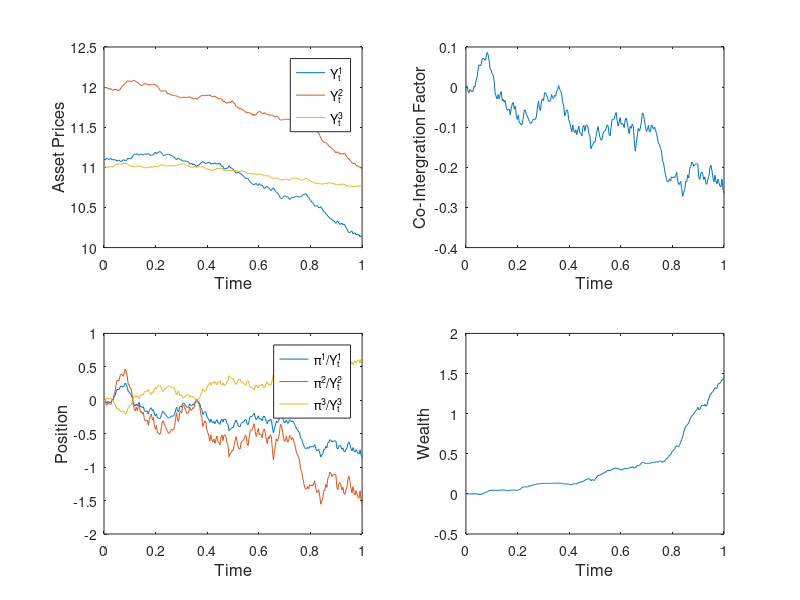

This chart was generated by the following MATLAB code:
%The code incorporate ideas presented in em.m from Higham paper
randn('state',100)
T = 1;
N = 2^8;
dt = T/N;
Yzero = transpose([11.10 12.00 11.00]);
dW = sqrt(dt)*randn(3,N);

delta = [1 1 0]';
a = [-1 0 1]';
a0 = 0;
sigma = [0.200 0 0;0.0375 0.1452 0;0.0250 0.0039 0.0967];
omega = sigma*sigma';
kappa = -1 * delta' * a;
A = diag(a);
theta = trace(A*omega)/(2*delta'*a);
gamma = 0.6;

R = 1;
Dt = R*dt;
L = N/R;

Yem = zeros(3,L);
alphaem = zeros(1,L);
Ytemp = Yzero;
alphatemp = a0 + a'*log(Ytemp);
piem = zeros(3,L);
pitemp = [0 0 0];
wealthem = zeros(1,L);
wealthtemp = [0 0 0]';

for j = 1:L
    Winc = sum(dW(:,R*(j-1)+1:R*j),2);
    alphatemp = alphatemp + kappa*(theta - alphatemp)*Dt + a'*sigma*Winc;
    Ytemp = Ytemp + (Dt*alphatemp)*(delta.*Ytemp) + sigma * Winc;
    pitemp = (1/gamma)*((inv(omega)*delta)*alphatemp + (delta'*omega*delta)*((L-j)*Dt*alphatemp/2 + 0.25*trace(A*omega)*((L-j)*Dt)^2)*a);
    wealthtemp = wealthtemp + pitemp.*((Dt*alphatemp)*(delta.*Ytemp) + sigma * Winc)./Ytemp;
    Yem(:,j) = Ytemp;
    alphaem(j) = alphatemp;
    piem(:,j) = pitemp;
    wealthem(j) = sum(wealthtemp);
end

%wealth = sum(abs(piem),1);

figure

subplot(2,2,1)
for l = 1:3
    plot([0:Dt:T],[Yzero(l),Yem(l,:)]),hold on
end
hold off
xlabel('Time','FontSize',12)
ylabel('Asset Prices','FontSize',12,'Rotation',90)
legend('Y_{t}^{1}','Y_{t}^{2}','Y_{t}^{3}')

subplot(2,2,2)
plot([0:Dt:T],[0,alphaem])
xlabel('Time','FontSize',12)
ylabel('Co-Intergration Factor','FontSize',12,'Rotation',90)

subplot(2,2,3)
for k = 1:3
    plot([0:Dt:T],[0,piem(k,:)./Yem(k,:)]),hold on
end
hold off
legend('\pi^{1}/Y_{t}^{1}','\pi^{2}/Y_{t}^{2}','\pi^{3}/Y_{t}^{3}')
xlabel('Time','FontSize',12)
ylabel('Position','FontSize',12,'Rotation',90)

subplot(2,2,4)
plot([0:Dt:T],[0,wealthem])
xlabel('Time','FontSize',12)
ylabel('Wealth','FontSize',12,'Rotation',90)
